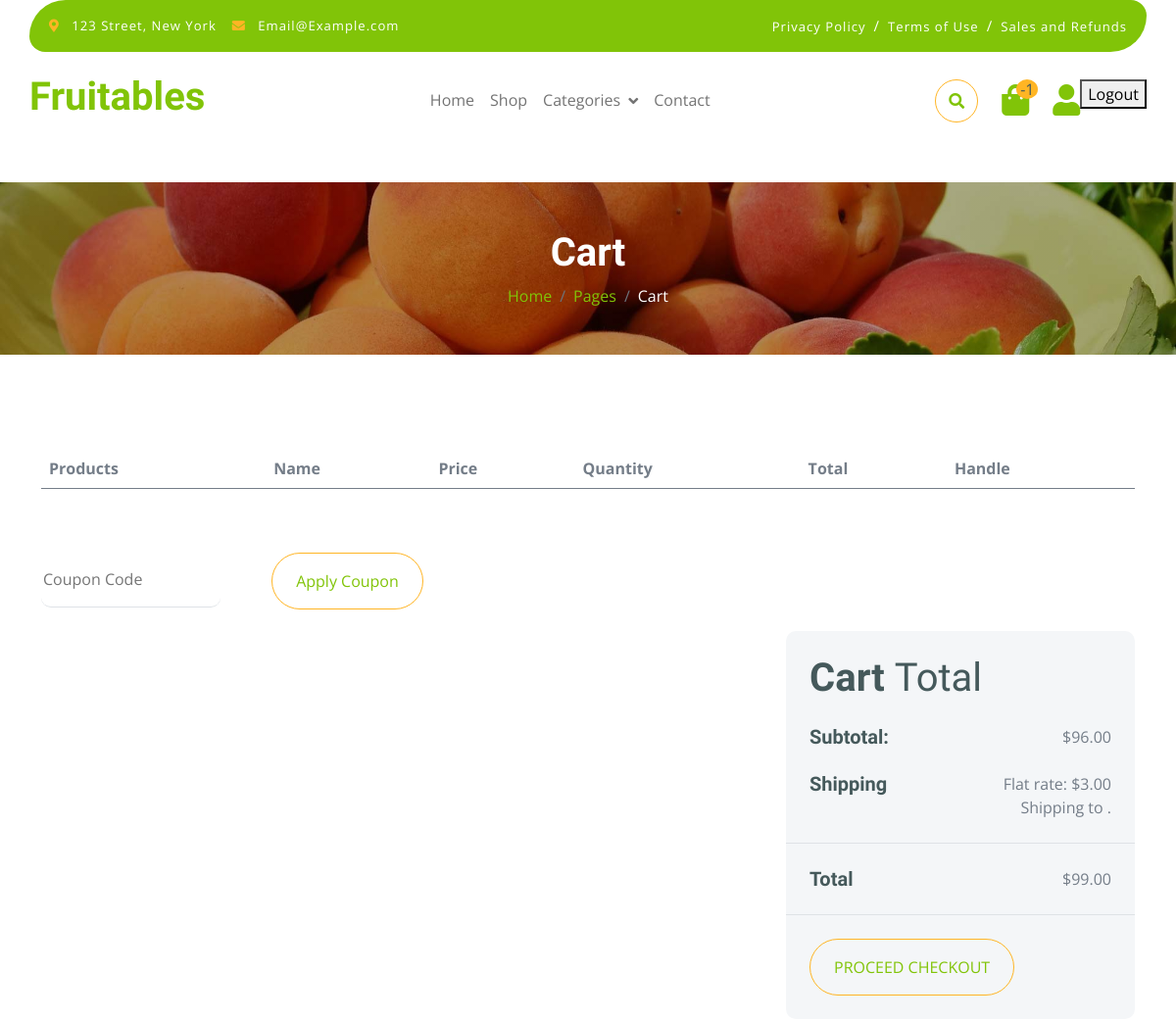
Before: /order/cart/ (signed in, upper part) with the older database file.
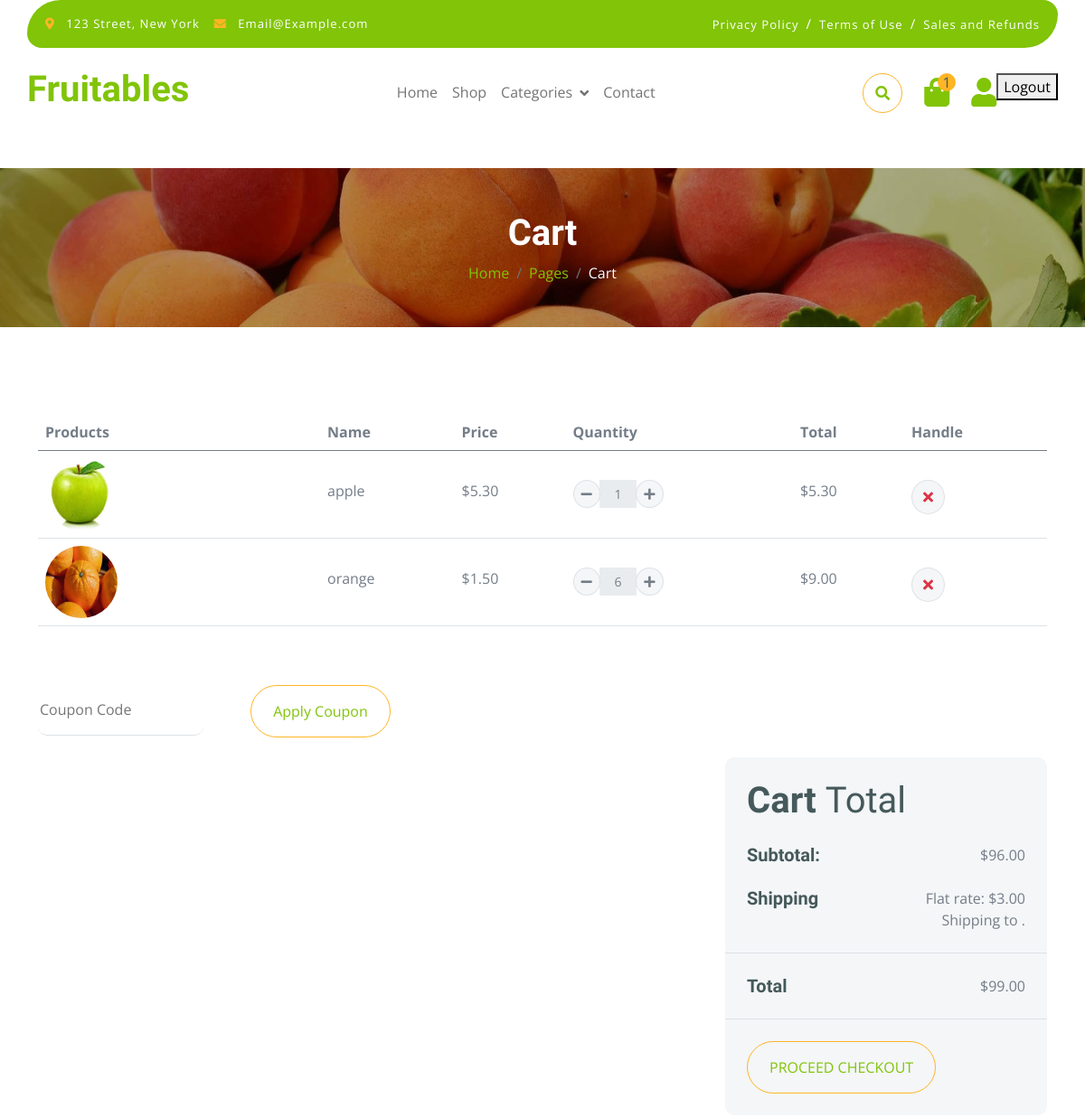
After: the same page with the newer database file.
### order/models.py (models this page shows, shortened)
class CartItem(models.Model):
    cart = models.ForeignKey(Cart, related_name='items', on_delete=models.CASCADE)
    product = models.ForeignKey(Product, on_delete=models.CASCADE)
    quantity = models.PositiveIntegerField(default=1)

### store/models.py (models this page shows, shortened)
class Product(models.Model):
    name = models.CharField(max_length=255)
    slug = models.SlugField()
    tags = models.ManyToManyField(Tag, blank=True)
    category = models.ForeignKey(Category, on_delete=models.CASCADE)
    price = models.DecimalField(max_digits=10, decimal_places=2)
    weight = models.DecimalField(max_digits=10, decimal_places=2)
    country_of_origin = models.CharField(max_length=100)
    quality = models.CharField(max_length=100)
    check_healthiness = models.CharField(max_length=100)
    min_weight = models.DecimalField(max_digits=5, decimal_places=5)
    description = models.TextField()
    image = models.ImageField(upload_to='products/')
    quantity = models.IntegerField(default=0)
    created_at = models.DateTimeField(default=timezone.now)

### order/views.py (the view, shortened to what this page needs)
# urls.py: path('cart/', CartView.as_view(), name='cart'),
@method_decorator(login_required, name='dispatch')
class CartView(View):
    template_name = 'cart.html'
    def get(self, request, *args, **kwargs):
        if request.user.is_authenticated:
            cart, _ = Cart.objects.get_or_create(user=request.user)
            cart_items = cart.items.all()
            cart_items_with_total = [
                {
                    'item': item,
                    'total_price': item.product.price * item.quantity
                }
                for item in cart_items
            ]
            total_price = sum(item['total_price'] for item in cart_items_with_total)
        return render(request, self.template_name, {
            'cart_items_with_total': cart_items_with_total,
            'total_price': total_price,
        })

### store/context_processors.py (called while the page is built)
def categories(request):
    return {
        'categories': Category.objects.all(),
        'cart_count': CartItem.objects.count() - 1,
    }

### templates/cart.html (shortened to what this page needs)
{% extends 'base.html' %}
  {% block content %}
        <div class="container-fluid page-header py-5">
            <h1 class="text-center text-white display-6">Cart</h1>
            <ol class="breadcrumb justify-content-center mb-0">
                <li class="breadcrumb-item"><a href="{% url 'home' %}">Home</a></li>
                <li class="breadcrumb-item"><a href="#">Pages</a></li>
                <li class="breadcrumb-item active text-white">Cart</li>
            </ol>
        </div>
    <div class="container-fluid py-5">
        <div class="container py-5">
            <div class="table-responsive">
                <table class="table">
                    <thead>
                    <tr>
                        <th scope="col">Products</th>
                        <th scope="col">Name</th>
                        <th scope="col">Price</th>
                        <th scope="col">Quantity</th>
                        <th scope="col">Total</th>
                        <th scope="col">Handle</th>
                    </tr>
                    </thead>
                    <tbody>
                    {% for entry in cart_items_with_total %}
                        <tr>
                            <form action="{% url 'cart' %}" method="POST">
                                <th scope="row">
                                    <div class="d-flex align-items-center">
                                        <img src="{{ entry.item.product.image.url }}"
                                             class="img-fluid me-5 rounded-circle"
                                             style="width: 80px; height: 80px;" alt="">
                                    </div>
                                </th>
                                <td>
                                    <p class="mb-0 mt-4">{{ entry.item.product.name }}</p>
                                </td>
                                <td>
                                    <p class="mb-0 mt-4">${{ entry.item.product.price }}</p>
                                </td>
                                <td>
                                    <div class="input-group quantity mt-4" style="width: 100px;">
                                        <button type="submit" name="action" value="decrease"
                                                class="btn btn-sm btn-minus rounded-circle bg-light border">
                                            <i class="fa fa-minus"></i>
                                        </button>
                                        <input type="text" name="quantity"
                                               class="form-control form-control-sm text-center border-0"
                                               value="{{ entry.item.quantity }}" readonly>
                                        <button type="submit" name="action" value="increase"
                                                class="btn btn-sm btn-plus rounded-circle bg-light border">
                                            <i class="fa fa-plus"></i>
                                        </button>
                                    </div>
                                </td>
                                <td>
                                    <p class="mb-0 mt-4">${{ entry.total_price }}</p>
                                </td>
                                <td>
                                    <button type="submit" name="action" value="remove"
                                            class="btn btn-md rounded-circle bg-light border mt-4">
                                        <i class="fa fa-times text-danger"></i>
                                    </button>
                                </td>
                            </form>
                        </tr>
                    {% endfor %}
                    </tbody>
                </table>
            </div>
            <div class="mt-5">
                <label>
                    <input type="text" class="border-0 border-bottom rounded me-5 py-3 mb-4" placeholder="Coupon Code">
                </label>
                <button class="btn border-secondary rounded-pill px-4 py-3 text-primary" type="button">Apply Coupon
                </button>
            </div>
            <div class="row g-4 justify-content-end">
                <div class="col-8"></div>
                <div class="col-sm-8 col-md-7 col-lg-6 col-xl-4">
                    <div class="bg-light rounded">
                        <div class="p-4">
                            <h1 class="display-6 mb-4">Cart <span class="fw-normal">Total</span></h1>
                            <div class="d-flex justify-content-between mb-4">
                                <h5 class="mb-0 me-4">Subtotal:</h5>
                                <p class="mb-0">$96.00</p>
                            </div>
                            <div class="d-flex justify-content-between">
                                <h5 class="mb-0 me-4">Shipping</h5>
                                <div class="">
                                    <p class="mb-0">Flat rate: $3.00</p>
                                </div>
                            </div>
                            <p class="mb-0 text-end">Shipping to {{ item.product.country_of_origin }}.</p>
                        </div>
                        <div class="py-4 mb-4 border-top border-bottom d-flex justify-content-between">
                            <h5 class="mb-0 ps-4 me-4">Total</h5>
                            <p class="mb-0 pe-4">$99.00</p>
                        </div>
                        <button class="btn border-secondary rounded-pill px-4 py-3 text-primary text-uppercase mb-4 ms-4"
                                type="button">Proceed Checkout
                        </button>
                    </div>
                </div>
            </div>
        </div>
    </div>
    {% endblock %}

### templates/base.html (shortened to what this page needs)
<!DOCTYPE html>
<html lang="en">
<head>
    {% load static %}
    <link rel="stylesheet" href="{% static 'css/style.css' %}">
    <link rel="stylesheet" href="{% static '/css/bootstrap.min.css' %}">
    <link href="../static/lib/lightbox/css/lightbox.min.css" rel="stylesheet">
    <link href="../static/lib/owlcarousel/assets/owl.carousel.min.css" rel="stylesheet">
    <link rel="stylesheet" href="https://use.fontawesome.com/releases/v5.15.4/css/all.css"/>
    <link href="https://cdn.jsdelivr.net/npm/bootstrap-icons@1.4.1/font/bootstrap-icons.css" rel="stylesheet">
    <header>
        {% load cache %}
        {% cache 600 navbar %}
            <a href="{% url 'cart' %}" class="position-relative me-4 my-auto">
                        <span class="position-absolute bg-secondary rounded-circle d-flex align-items-center justify-content-center text-dark px-1" style="top: -5px; left: 15px; height: 20px; min-width: 20px;">{{ cart_count }}</span>
            </a>
        {% endcache %}
    </header>
</head>
<body>
<div class="container-fluid fixed-top">
    <div class="container topbar bg-primary d-none d-lg-block">
        <div class="d-flex justify-content-between">
            <div class="top-info ps-2">
                <small class="me-3">
                    <i class="fas fa-map-marker-alt me-2 text-secondary"></i>
                    <a href="#" class="text-white">123 Street, New York</a>
                </small>
                <small class="me-3">
                    <i class="fas fa-envelope me-2 text-secondary"></i>
                    <a href="#" class="text-white">Email@Example.com</a>
                </small>
            </div>
            <div class="top-link pe-2">
                <a href="#" class="text-white">
                    <small class="text-white mx-2">Privacy Policy</small>/
                </a>
                <a href="#" class="text-white">
                    <small class="text-white mx-2">Terms of Use</small>/
                </a>
                <a href="#" class="text-white">
                    <small class="text-white ms-2">Sales and Refunds</small>
                </a>
            </div>
        </div>
    </div>
    <div class="container px-0">
        <nav class="navbar navbar-light bg-white navbar-expand-xl">
            <a href="{% url 'home' %}" class="navbar-brand">
                <h1 class="text-primary display-6">Fruitables</h1>
            </a>
            <div class="collapse navbar-collapse bg-white" id="navbarCollapse">
                <div class="navbar-nav mx-auto">
                    <a href="{% url 'home' %}" class="nav-item nav-link">Home</a>
                   <a href="{% url 'category' %}" class="nav-item nav-link">Shop</a>
                    <div class="nav-item dropdown">
                        <a href="{% url 'category' %}" class="nav-link dropdown-toggle" data-bs-toggle="dropdown">Categories</a>
                    </div>
                    <a href="{% url 'contact' %}" class="nav-item nav-link">Contact</a>
                </div>
                <div class="d-flex m-3 me-0">
                    <button class="btn-search btn border border-secondary btn-md-square rounded-circle bg-white me-4" data-bs-toggle="modal" data-bs-target="#searchModal">
                        <i class="fas fa-search text-primary"></i>
                    </button>
                    <a href="{% url 'cart' %}" class="position-relative me-4 my-auto">
                        <i class="fa fa-shopping-bag fa-2x"></i>
                        <span class="position-absolute bg-secondary rounded-circle d-flex align-items-center justify-content-center text-dark px-1" style="top: -5px; left: 15px; height: 20px; min-width: 20px;">{{ cart_count }}</span>
                    </a>
                    <a href="#" class="my-auto">
                        <i class="fas fa-user fa-2x"></i>
                    </a>
                    <form action="{% url 'logout' %}" method="post" style="display: inline;">
                        <button type="submit">Logout</button>
                            </form>
                </div>
            </div>
        </nav>
    </div>
</div>
    {% block content %}
    {% endblock %}
</body>
</html>

### static/css/style.css (style rules this page uses)
.btn { font-weight: 600; transition: .5s; }
.btn-md-square { width: 44px; height: 44px; }
.btn-square, .btn-sm-square, .btn-md-square, .btn-lg-square { padding: 0; display: flex; align-items: center; justify-content: center; font-weight: normal; }
.btn.border-secondary { transition: 0.5s; }
.fixed-top { transition: 0.5s; background: var(--bs-white); border: 0; }
.topbar { padding: 20px; border-radius: 230px 100px; }
.topbar .top-info { font-size: 15px; line-height: 0; letter-spacing: 1px; display: flex; align-items: center; }
.topbar .top-link { font-size: 15px; line-height: 0; letter-spacing: 1px; display: flex; align-items: center; }
.topbar .top-link a { letter-spacing: 1px; }
.navbar .navbar-nav .nav-link { padding: 10px 15px; font-size: 16px; transition: .5s; }
.navbar { height: 100px; border-bottom: 1px solid rgba(255, 255, 255, .1); }
.navbar .dropdown-toggle::after { border: none; content: "\f107"; font-family: "Font Awesome 5 Free"; font-weight: 700; vertical-align: middle; margin-left: 8px; }
.page-header { position: relative; background: linear-gradient(rgba(0, 0, 0, 0.3), rgba(0, 0, 0, 0.3)), url(../img/cart-page-header-img.jpg); background-position: center center; background-repeat: no-repeat; background-size: cover; }
@media (min-width: 992px) { .hero-header, .page-header { margin-top: 152px !important; } }

Changed rows visible on the page:
added CartItem: item.product.image (picture), item.product.name "apple", item.product.price "5.30", quantity "1", total_price "5.30"
added CartItem: item.product.image (picture), item.product.name "orange", item.product.price "1.50", quantity "6", total_price "9.00"
Other visible differences:
{{ cart_count }}: "-1" → "1"
